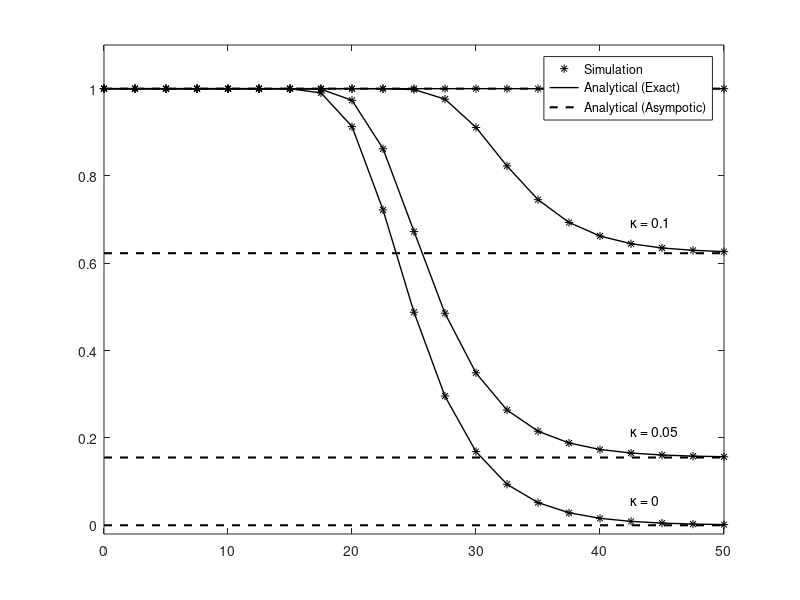
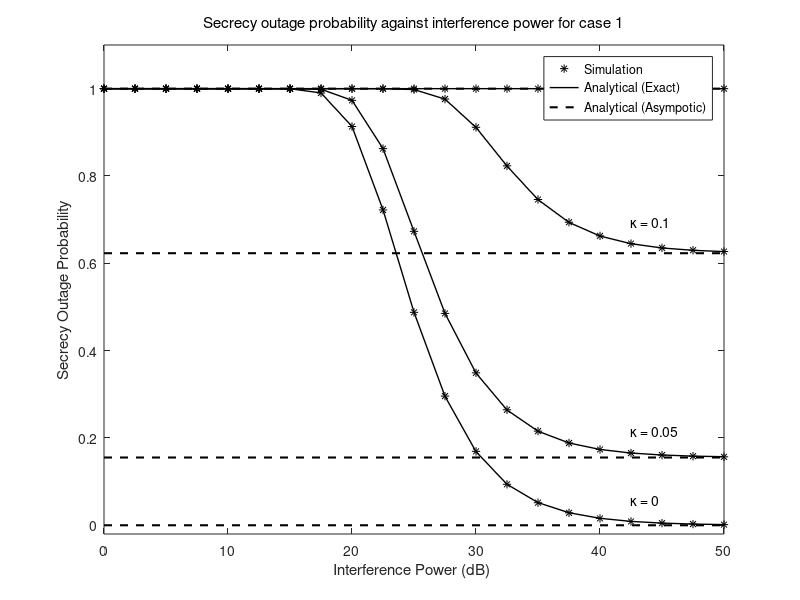

Reproduce these figures in MATLAB, in order.

%Initialization
close all;
clear all;


%Two-way relaying with transceiver hardware impairments

R = 5;       %Transmit information rate (per 2 channel uses)
x = 2.^R-1;  %Corresponding outage thresholds

Omega1 = 1;  %Average channel gain between transmitter 1 and relay
Omega2 = 1;  %Average channel gain between transmitter 2 and relay

N1 = 1;      %Normalized noise variance at transmitter 1
N2 = 1;      %Normalized noise variance at transmitter 2
N3 = 1;      %Normalized noise variance at relay

P1_dB = 0:2.5:50;    %SNR between transmitter 1 and relay
P2_dB = P1_dB;       %SNR between transmitter 2 and relay
P1 = 10.^(P1_dB/10); %Corresponding transmit power range at transmitter 1
P2 = 10.^(P2_dB/10); %Corresponding transmit power range at transmitter 2
P3 = 0.5*P2;         %Relay transmit power (half of transmitters)

K3t = [0 0.05 0.1 0.2]; %Range of Error Vector Magnitudes for transmission at the relay
K3r = K3t; %Range of Error Vector Magnitudes for reception at the relay (same as for transmission)


%Number of realizations in Monte-Carlo simulations
nbrOfRealizations = 1000000;

%Generate channel fading realizations. RHO1 and RHO2 are the squared norms.
h1 = sqrt(Omega1/2)*(randn(1,nbrOfRealizations) + 1i*randn(1,nbrOfRealizations)); %Rayleigh fading for channel from transmitter 1 to relay
h2 = sqrt(Omega2/2)*(randn(1,nbrOfRealizations) + 1i*randn(1,nbrOfRealizations)); %Rayleigh fading for channel from transmitter 2 to relay
RHO1 = abs(h1).^2;  %Fading power of h1
RHO2 = abs(h2).^2;  %Fading power of h2

%Modulation parameters for symbol error rate computation (using Eq. (15))
alpha = 1; %BPSK modulation
beta = 1;  %BPSK modulation


%Placeholders for simulation results
SNDR1 = zeros(length(P1),nbrOfRealizations,length(K3t)); %Signal-to-noise-and-distortion ratio (SNDR) at transmitter 1
SNDR2 = zeros(length(P1),nbrOfRealizations,length(K3t)); %Signal-to-noise-and-distortion ratio (SNDR) at transmitter 2

PoutSimulation1 = zeros(length(P1),length(K3t)); %Outage probability at transmitter 1: Based on Monte-Carlo simulations
PoutSimulation2 = zeros(length(P1),length(K3t)); %Outage probability at transmitter 2: Based on Monte-Carlo simulations

PoutAnalytic1 = zeros(length(P1),length(K3t)); %Outage probability at transmitter 1: Based on analytic expressions
PoutAnalytic2 = zeros(length(P1),length(K3t)); %Outage probability at transmitter 1: Based on analytic expressions

PoutAsymptoticLimit1 = zeros(1,length(K3t)); %Outage probability at transmitter 1: Asymptotic limit as transmit powers go to infinity
PoutAsymptoticLimit2 = zeros(1,length(K3t)); %Outage probability at transmitter 2: Asymptotic limit as transmit powers go to infinity


%Go through all cases of transmit power at the transmitters and assume that
%the power on the relay is varied in the same way. There are also different
%cases with different levels of transceiver hardware impairments.
for p = 1:length(P1)
    for k = 1:length(K3t)
        
        %Relaying gain as in Eq. (5)
        G = sqrt( P3(p) ./ ( (RHO1*P1(p)+RHO2*P2(p))*(1+K3r(k)^2) + N3 ) );
        
        %Compute the 5 parameters that are defined in Section II, right
        %after Eq. (8).
        a1 = (N3/P2(p)) * (1+K3t(k)^2);
        a2 = (N3/P1(p)) * (1+K3t(k)^2);
        b1 = (N1/P3(p)) * (1+K3r(k)^2);
        b2 = (N2/P3(p)) * (1+K3r(k)^2);
        c = K3t(k)^2 + K3r(k)^2 + K3t(k)^2 *K3r(k)^2;
        
        %Compute SNDRs for different fading realizations, according to Eq. (8)
        SNDR1(p,:,k) = (RHO1.*RHO2) ./ ( RHO1.^2*(P1(p)/P2(p))*c + RHO1.*RHO2 *c + RHO2*b1 + RHO1*(a1+(P1(p)/P2(p))*b1) + N1*N3/(P2(p)*P3(p)) );
        SNDR2(p,:,k) = (RHO1.*RHO2) ./ ( RHO2.^2*(P2(p)/P1(p))*c + RHO1.*RHO2 *c + RHO1*b2 + RHO2*(a2+(P2(p)/P1(p))*b2) + N2*N3/(P1(p)*P3(p)) );
        
        %Part 1: Monte-Carlo simulations
        
        %Compute the average number of outages by Monte-Carlo simulations
        PoutSimulation1(p,k) = sum(SNDR1(p,:,k) < x) /nbrOfRealizations;
        PoutSimulation2(p,k) = sum(SNDR2(p,:,k) < x) /nbrOfRealizations;
        
        
        %Part 2: Analytic results
        
        %Compute the different terms that show up in Eq. (10)
        expArgument1 = - ( x/(1-c*x) * (a1/Omega2+b1/Omega1) + x*(1+c*x)/(1-c*x)^2 *b1/Omega2 *P1(p)/P2(p)); %Argument of first exponential function in Eq. (10), for transmitter 1
        expArgument2 = - ( x/(1-c*x) * (a2/Omega1+b2/Omega2) + x*(1+c*x)/(1-c*x)^2 *b2/Omega1 *P2(p)/P1(p)); %Argument of first exponential function in Eq. (10), for transmitter 2
        numerator1 = (x+x^2)/(1-c*x)^2*N1*N3/(Omega1*Omega2*P2(p)*P3(p)) + x^2/(1-c*x)^3 * b1^2*P1(p)/(Omega1*Omega2*P2(p)); %Numerator of the expression in the square roots in Eq. (10), for transmitter 1
        numerator2 = (x+x^2)/(1-c*x)^2*N2*N3/(Omega1*Omega2*P1(p)*P3(p)) + x^2/(1-c*x)^3 * b2^2*P2(p)/(Omega1*Omega2*P1(p)); %Numerator of the expression in the square roots in Eq. (10), for transmitter 2
        denominator1 = 1 + c*x/(1-c*x) * P1(p)*Omega1/(P2(p)*Omega2); %Denominator of the expression in the square roots in Eq. (10), for transmitter 1
        denominator2 = 1 + c*x/(1-c*x) * P2(p)*Omega2/(P1(p)*Omega1); %Denominator of the expression in the square roots in Eq. (10), for transmitter 2
        
        %Compute outage probability analytically using Proposition 1
        if c<1/x
            PoutAnalytic1(p,k) = 1 - exp(expArgument1) *2*sqrt(numerator1/denominator1) * besselk(1,2*sqrt(numerator1*denominator1));
            PoutAnalytic2(p,k) = 1 - exp(expArgument2) *2*sqrt(numerator2/denominator2) * besselk(1,2*sqrt(numerator2*denominator2));
        else
            PoutAnalytic1(p,k) = 1;
            PoutAnalytic2(p,k) = 1;
        end
        
    end
    
end


%Compute the asymptotic outage probability according to Corollary 1
for k = 1:length(K3t)
    c = K3t(k)^2 + K3r(k)^2 + K3t(k)^2 *K3r(k)^2; %Parameter c
    
    %Compute asymptotic limits according to Eq. (8)
    if c < 1/x
        PoutAsymptoticLimit1(k) = Omega1*c*x/(Omega2+c*x*(Omega1-Omega2));
        PoutAsymptoticLimit2(k) = Omega2*c*x/(Omega1+c*x*(Omega2-Omega1));
    else
        PoutAsymptoticLimit1(k) = 1;
        PoutAsymptoticLimit2(k) = 1;
    end
end


%Plot outage probability results for transmitter 1
figure(1); hold on; box on;

for k = 1:length(K3t)
    plot(P1_dB,PoutSimulation1(:,k),'k*','Markersize',6); %Markers based on Monte Carlo simulations
    plot(P1_dB,PoutAnalytic1(:,k),'k','Linewidth',1); %Lines based on analytic results
    plot([P1_dB(1) P1_dB(end)],PoutAsymptoticLimit1(k)*ones(1,2),'--k','Linewidth',1.5); %Asymptotic limit
    text(P1_dB(end-3),PoutAnalytic1(end-3,k)+0.05,['\kappa = ' num2str(K3t(k))]);
end
axis([P1_dB(1) P1_dB(end) 0 1.1]);

legend('Simulation', 'Analytical (Exact)','Analytical (Asympotic)','Location','Best');
%xlabel('Transmit Powers P_1 and P_2 [dB]');
%ylabel('Outage Probability at Transmitter Node 1');
axis([0 50 -0.02 1.1])



%Plot outage probability results for transmitter 2.
%This figure is not shown in the paper since it is identical to the
%results for transmitter 1
figure(2); hold on; box on;

for k = 1:length(K3t)
    plot(P1_dB,PoutSimulation2(:,k),'k*','Markersize',6); %Markers based on Monte Carlo simulations
    plot(P1_dB,PoutAnalytic2(:,k),'k','Linewidth',1); %Lines based on analytic results
    plot([P1_dB(1) P1_dB(end)],PoutAsymptoticLimit2(k)*ones(1,2),'--k','Linewidth',1.5); %Asymptotic limit
    text(P1_dB(end-3),PoutAnalytic2(end-3,k)+0.05,['\kappa = ' num2str(K3t(k))]);
end
axis([P1_dB(1) P1_dB(end) 0 1.1]);
title('Secrecy outage probability against interference power for case 1','FontWeight','Normal');

legend('Simulation', 'Analytical (Exact)','Analytical (Asympotic)','Location','Best');
xlabel('Interference Power (dB) ');
ylabel('Secrecy Outage Probability');
axis([0 50 -0.02 1.1])
